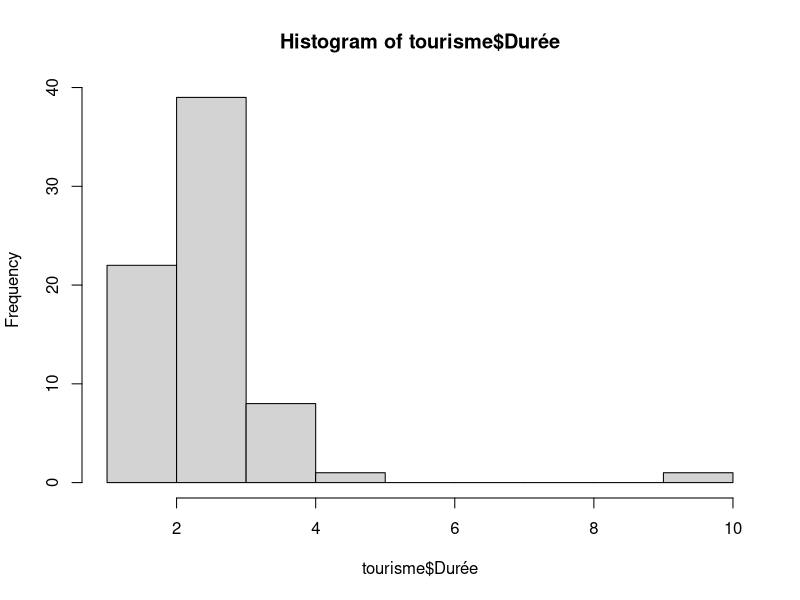
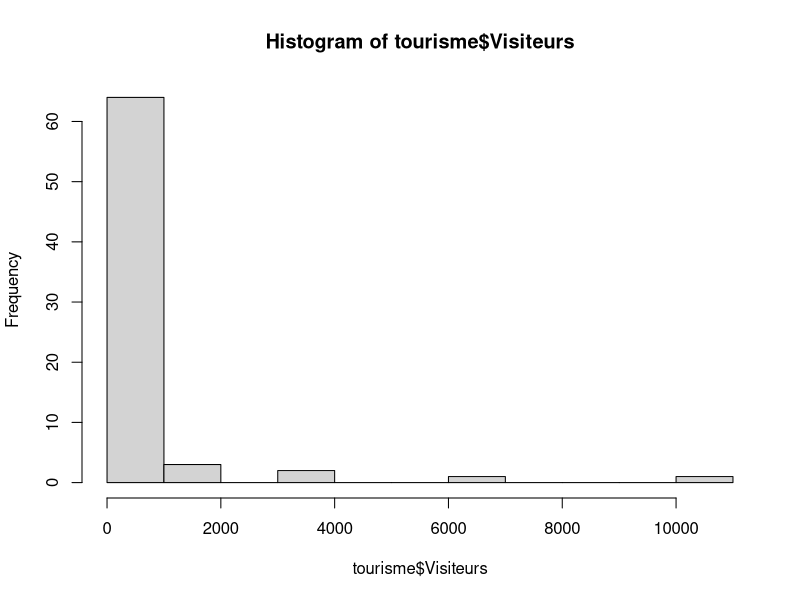
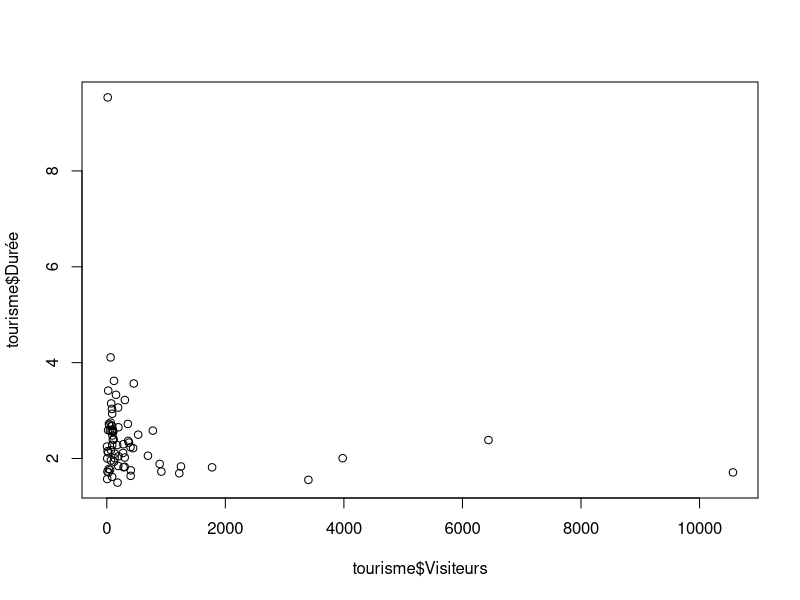
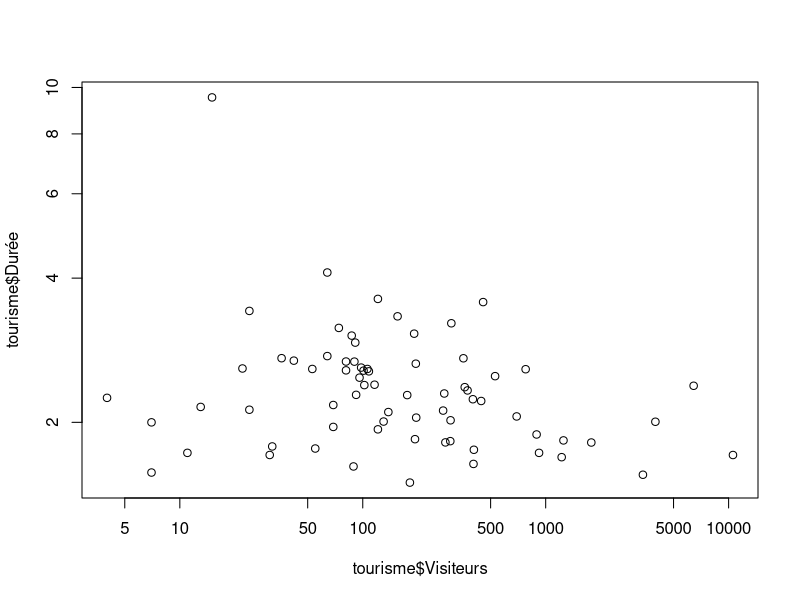
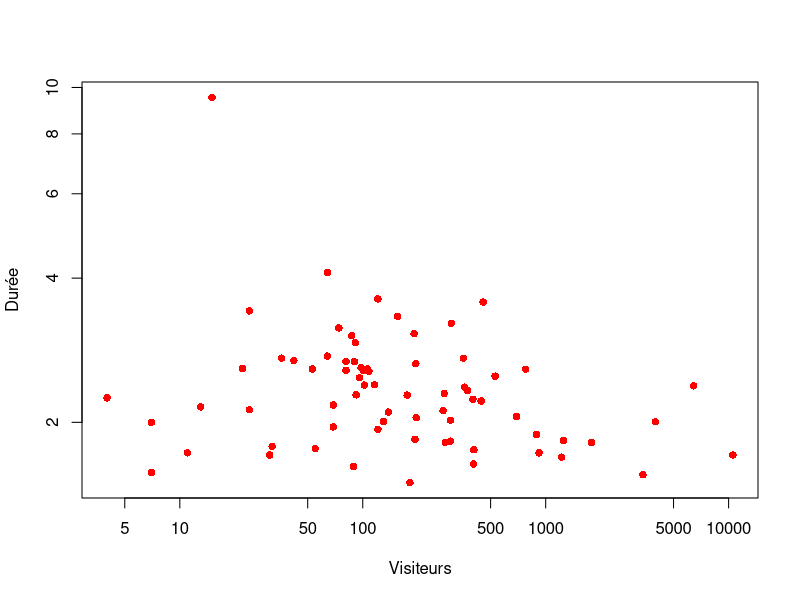
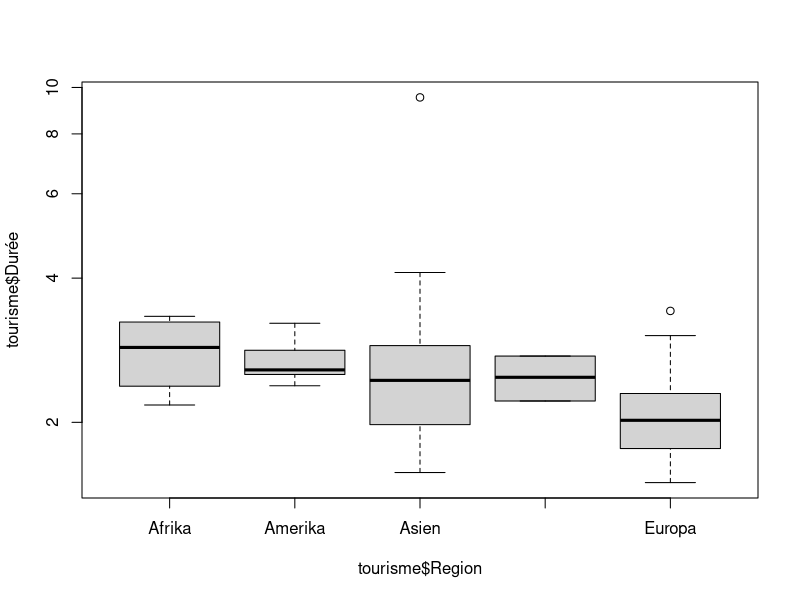
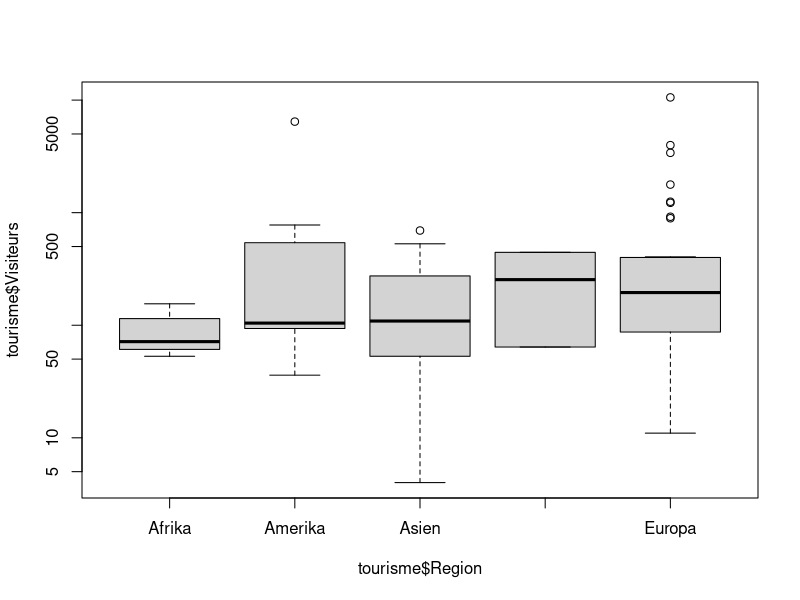

Generate these figures, in order, with R:
## ---- chunk 1
options(htmltools.dir.version = FALSE)
# see: https://github.com/yihui/xaringan
# install.packages("xaringan")
# see: 
# https://github.com/yihui/xaringan/wiki
# https://github.com/gnab/remark/wiki/Markdown
options(width=110)
options(digits = 4)

library(tidyverse)
## ---- chunk 2
options(max.print=80,width=40)
## ---- chunk 3
# Charger des données dans un objet
tourisme <- read.csv("1_Data/tourisme.csv")

# Moyenne de Durée
mean(tourisme$Durée)

# Mediane de Durée
median(tourisme$Durée)

# Ecart type de Durée
sd(tourisme$Durée)

## ---- chunk 4
options(max.print=80,width=40)
## ---- chunk 5
# Charger des données dans un objet
tourisme <- read.csv("1_Data/tourisme.csv")

# Sommaire de Durée
summary(tourisme$Durée)

## ---- chunk 6
options(max.print=80,width=40)
## ---- chunk 7
# Charger des données dans un objet
tourisme <- read.csv("1_Data/tourisme.csv")

# Correlation entre Durée et Visiteurs
cor(tourisme$Durée, tourisme$Visiteurs)
## ---- chunk 8
options(max.print=80,width=40)
## ---- chunk 9
# Charger des données dans un objet
tourisme <- read.csv("1_Data/tourisme.csv")

# Moyenne de Durée par Region
aggregate(
  tourisme$Durée ~ tourisme$Pays, 
  FUN = mean) |>
  head()
## ---- chunk 10
options(max.print=80,width=40)
## ---- chunk 11
# Charger des données dans un objet
tourisme <- read.csv("1_Data/tourisme.csv")

# Comparaison de Durée par Pays
anova(lm(tourisme$Durée ~ tourisme$Pays))

## ---- chunk 12
options(max.print=80,width=40)
## ---- chunk 13
# Charger des données dans un objet
tourisme <- read.csv("1_Data/tourisme.csv")

# Comparaison de Visiteurs par Region
anova(lm(tourisme$Visiteurs ~ tourisme$Region))

## ---- chunk 14
options(max.print=80,width=40)
## ---- chunk 15
# Histogramme Durée
hist(tourisme$Durée)

## ---- chunk 16
options(max.print=80,width=40)
## ---- chunk 17
# Histogramme Visiteurs
hist(tourisme$Visiteurs)

## ---- chunk 18
options(max.print=80,width=40)
## ---- chunk 19
# Diagramme de correlation Visiteurs x Durée
plot(tourisme$Visiteurs, tourisme$Durée)

## ---- chunk 20
options(max.print=80,width=40)
## ---- chunk 21
# Diagramme de correlation 
# Visiteurs (log) x Durée (log)
plot(tourisme$Visiteurs, tourisme$Durée,
     log = "xy")

## ---- chunk 22
options(max.print=80,width=40)
## ---- chunk 23
# Diagramme de correlation 
# Visiteurs (log) x Durée (log)
plot(tourisme$Visiteurs, tourisme$Durée,
     log = "xy", col = 'red', pch = 16,
     xlab = 'Visiteurs', ylab = 'Durée')

## ---- chunk 24
options(max.print=80,width=40)
## ---- chunk 25
# Boite à moustaches Durée (log) par Region
boxplot(tourisme$Durée ~ tourisme$Region,
        log="y")
## ---- chunk 26
options(max.print=80,width=40)
## ---- chunk 27
# Boite à moustaches Visiteurs (log) par Region
boxplot(tourisme$Visiteurs ~ tourisme$Region,
        log="y")
